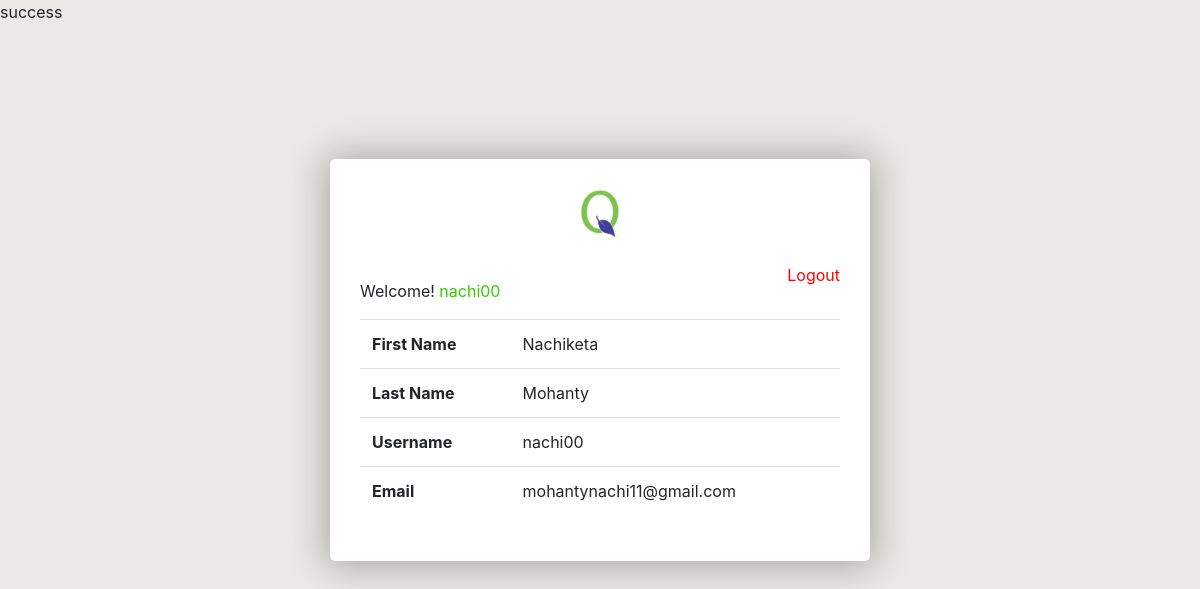
The app's page /account.php (signed in) with its own data.
### tables this page shows
CREATE TABLE `users` (
  `sno` int(10) NOT NULL,
  `fname` varchar(30) DEFAULT NULL,
  `lname` varchar(30) DEFAULT NULL,
  `username` varchar(40) DEFAULT NULL,
  `email` varchar(50) DEFAULT NULL,
  `password` varchar(70) DEFAULT NULL,
  `date` datetime DEFAULT NULL
);

### account.php (the view, shortened to what this page needs)
<!DOCTYPE html>
<?php require_once("config.php");
  $email=$_SESSION["login_email"];
  $findresult = mysqli_query($dbc, "SELECT * FROM users WHERE email= '$email'");
if($res = mysqli_fetch_array($findresult))
{
$username = $res['username'];
$fname = $res['fname'];
$lname = $res['lname'];
$email = $res['email'];
}
 ?>
<html>
<head>
    <link rel="stylesheet" href="https://cdn.jsdelivr.net/npm/bootstrap@4.5.3/dist/css/bootstrap.min.css">
    <link rel="stylesheet" href="log-pg.css">
</head>
<body>
<div class="container">
    <div class="row">
        <div class="col-sm-3">
        </div>
        <div class="col-sm-6">
     <form action="login_process.php" method="POST">
  <div class="login_form">
 <img src= "qlogo.png" alt="QbPro" class="logo img-fluid"> <br>
     <p><a href="logout.php"><span style="color:red; float: right;">Logout</span> </a></p>
          <p> Welcome! <span style="color:#33CC00"><?php echo $username; ?></span> </p>
          <table class="table">
          <tr>
              <th>First Name </th>
              <td><?php echo $fname; ?></td>
          </tr>
          <tr>
              <th>Last Name </th>
              <td><?php echo $lname; ?></td>
          </tr>
          <tr>
              <th>Username </th>
              <td><?php echo $username; ?></td>
          </tr>
           <tr>
              <th>Email </th>
              <td><?php echo $email; ?></td>
          </tr>
          </table>
        </div>
    </div>
</div>
</body>
</html>

### log-pg.css (style rules this page uses)
body { background: #EAE9E5; }
.login_form { margin-top: 25%; background: #fff; padding: 30px; box-shadow:0px 1px 36px 5px rgba(0,0,0,0.28); border-radius: 5px; }
.logo { height: 50px; width: auto; display: block; margin-left: auto; margin-right: auto; }

### records on screen
users: username "nachi00", fname "Nachiketa", lname "Mohanty", email "mohantynachi11@gmail.com"
